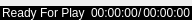
<ui version="4.0" >
 <class>Ui::PlayMenuBar</class>
 <widget class="QWidget" name="Ui::PlayMenuBar" >
  <property name="geometry" >
   <rect>
    <x>0</x>
    <y>0</y>
    <width>188</width>
    <height>20</height>
   </rect>
  </property>
  <property name="windowTitle" >
   <string>Form</string>
  </property>
  <layout class="QVBoxLayout" >
   <property name="spacing" >
    <number>0</number>
   </property>
   <property name="leftMargin" >
    <number>0</number>
   </property>
   <property name="topMargin" >
    <number>0</number>
   </property>
   <property name="rightMargin" >
    <number>0</number>
   </property>
   <property name="bottomMargin" >
    <number>0</number>
   </property>
   <item>
    <widget class="QWidget" native="1" name="tools_widget" />
   </item>
   <item>
    <widget class="QWidget" native="1" name="widget" >
     <property name="autoFillBackground" >
      <bool>false</bool>
     </property>
     <property name="styleSheet" >
      <string>background-color: black;
color: white;</string>
     </property>
     <layout class="QHBoxLayout" >
      <property name="leftMargin" >
       <number>2</number>
      </property>
      <property name="topMargin" >
       <number>0</number>
      </property>
      <property name="rightMargin" >
       <number>2</number>
      </property>
      <property name="bottomMargin" >
       <number>0</number>
      </property>
      <item>
       <widget class="CLabel" name="play_info_label" >
        <property name="sizePolicy" >
         <sizepolicy vsizetype="Minimum" hsizetype="Expanding" >
          <horstretch>0</horstretch>
          <verstretch>0</verstretch>
         </sizepolicy>
        </property>
        <property name="styleSheet" >
         <string/>
        </property>
        <property name="text" >
         <string>Ready For Play</string>
        </property>
       </widget>
      </item>
      <item>
       <layout class="QHBoxLayout" >
        <property name="spacing" >
         <number>0</number>
        </property>
        <item>
         <widget class="QLabel" name="current_time_label" >
          <property name="sizePolicy" >
           <sizepolicy vsizetype="Preferred" hsizetype="Minimum" >
            <horstretch>0</horstretch>
            <verstretch>0</verstretch>
           </sizepolicy>
          </property>
          <property name="text" >
           <string>00:00:00</string>
          </property>
         </widget>
        </item>
        <item>
         <widget class="QLabel" name="label_2" >
          <property name="sizePolicy" >
           <sizepolicy vsizetype="Preferred" hsizetype="Minimum" >
            <horstretch>0</horstretch>
            <verstretch>0</verstretch>
           </sizepolicy>
          </property>
          <property name="text" >
           <string>/</string>
          </property>
         </widget>
        </item>
        <item>
         <widget class="QLabel" name="total_time_label" >
          <property name="sizePolicy" >
           <sizepolicy vsizetype="Preferred" hsizetype="Minimum" >
            <horstretch>0</horstretch>
            <verstretch>0</verstretch>
           </sizepolicy>
          </property>
          <property name="styleSheet" >
           <string/>
          </property>
          <property name="text" >
           <string>00:00:00</string>
          </property>
          <property name="alignment" >
           <set>Qt::AlignRight|Qt::AlignTrailing|Qt::AlignVCenter</set>
          </property>
         </widget>
        </item>
       </layout>
      </item>
     </layout>
    </widget>
   </item>
  </layout>
 </widget>
 <customwidgets>
  <customwidget>
   <class>CLabel</class>
   <extends>QLabel</extends>
   <header>clabel.h</header>
  </customwidget>
 </customwidgets>
 <resources>
  <include location="rsclist.qrc" />
 </resources>
 <connections/>
</ui>
